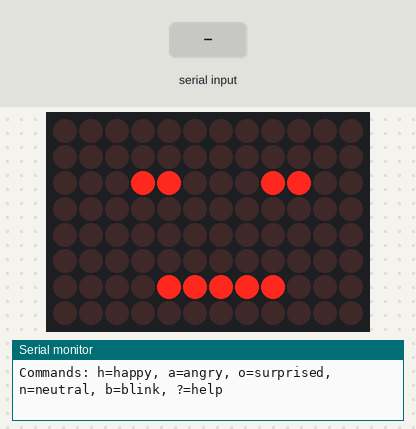
The sketch below on a simulated Arduino Uno R4 WiFi. On the bench: 12×8 LED matrix, the last lines printed to the serial monitor. Inputs (shaded band) come from the test bench.

Above: at 1.2 s.
1.3 s: "h\n" received over Serial
At 2.0 s:
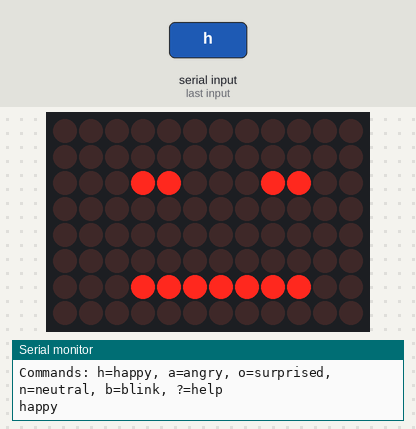
2.8 s: "a\n" received over Serial
At 3.1 s:
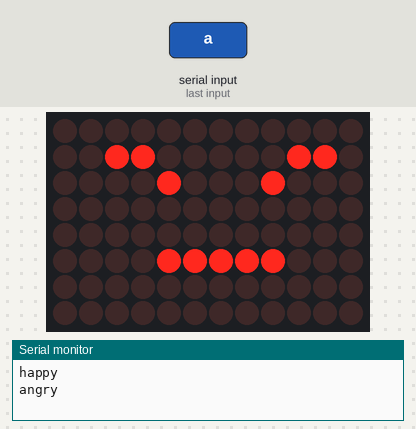
4.3 s: "o\n" received over Serial
At 5.5 s:
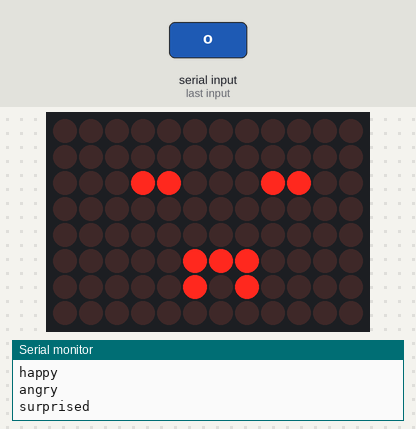
5.8 s: "b\n" received over Serial
At 6.6 s:
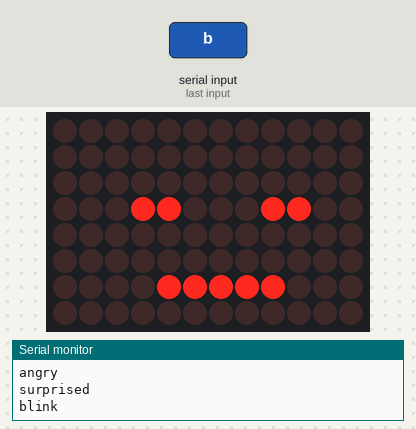
Timing chart, 0 to 8.3 s (numbered marks = the images above; inputs shaded):
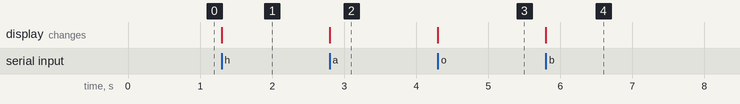

Measured:
- after the input at 1.3 s, the display: changes at once (image 1)
- after the input at 2.8 s, the display: changes at once (image 2)
- after the input at 4.3 s, the display: changes at once (image 3)
- after the input at 5.8 s, the display: changes at once (image 4)

The sketch:

09_face_main.ino
```cpp
#include <Arduino_LED_Matrix.h>

ArduinoLEDMatrix matrix;

uint8_t frame[8][12];

void clearFrame() {
  for (int r = 0; r < 8; ++r) {
    for (int c = 0; c < 12; ++c) {
      frame[r][c] = 0;
    }
  }
}

void setPixel(int r, int c) {
  if (r >= 0 && r < 8 && c >= 0 && c < 12) {
    frame[r][c] = 1;
  }
}

void render() {
  matrix.renderBitmap(frame, 8, 12);
}

void eyes() {
  setPixel(2, 3);
  setPixel(2, 4);
  setPixel(2, 8);
  setPixel(2, 9);
}

void faceNeutral() {
  eyes();
  for (int c = 4; c <= 8; ++c) {
    setPixel(6, c);
  }
}

void faceHappy() {
  eyes();
  for (int c = 3; c <= 9; ++c) {
    setPixel(6, c);
  }
}

void faceAngry() {
  setPixel(1, 2);
  setPixel(1, 3);
  setPixel(2, 4);
  setPixel(1, 10);
  setPixel(1, 9);
  setPixel(2, 8);
  for (int c = 4; c <= 8; ++c) {
    setPixel(5, c);
  }
}

void faceSurprised() {
  eyes();
  setPixel(5, 5);
  setPixel(5, 6);
  setPixel(5, 7);
  setPixel(6, 5);
  setPixel(6, 7);
}

void faceBlink() {
  setPixel(3, 3);
  setPixel(3, 4);
  setPixel(3, 8);
  setPixel(3, 9);
  for (int c = 4; c <= 8; ++c) {
    setPixel(6, c);
  }
}

void showFace(void (*drawFace)()) {
  clearFrame();
  drawFace();
  render();
}

void printHelp() {
  Serial.println("Commands: h=happy, a=angry, o=surprised, n=neutral, b=blink, ?=help");
}

void runCommand(char cmd) {
  switch (cmd) {
    case 'h':
      showFace(faceHappy);
      Serial.println("happy");
      break;
    case 'a':
      showFace(faceAngry);
      Serial.println("angry");
      break;
    case 'o':
      showFace(faceSurprised);
      Serial.println("surprised");
      break;
    case 'n':
      showFace(faceNeutral);
      Serial.println("neutral");
      break;
    case 'b':
      showFace(faceBlink);
      Serial.println("blink");
      break;
    case '?':
      printHelp();
      break;
    default:
      Serial.print("unknown command: ");
      Serial.println(cmd);
      printHelp();
      break;
  }
}

void setup() {
  Serial.begin(115200);
  matrix.begin();
  printHelp();
  showFace(faceNeutral);
}

void loop() {
  if (Serial.available() <= 0) {
    return;
  }

  char cmd = Serial.read();
  if (cmd == '\n' || cmd == '\r' || cmd == ' ') {
    return;
  }

  runCommand(cmd);
}
```
